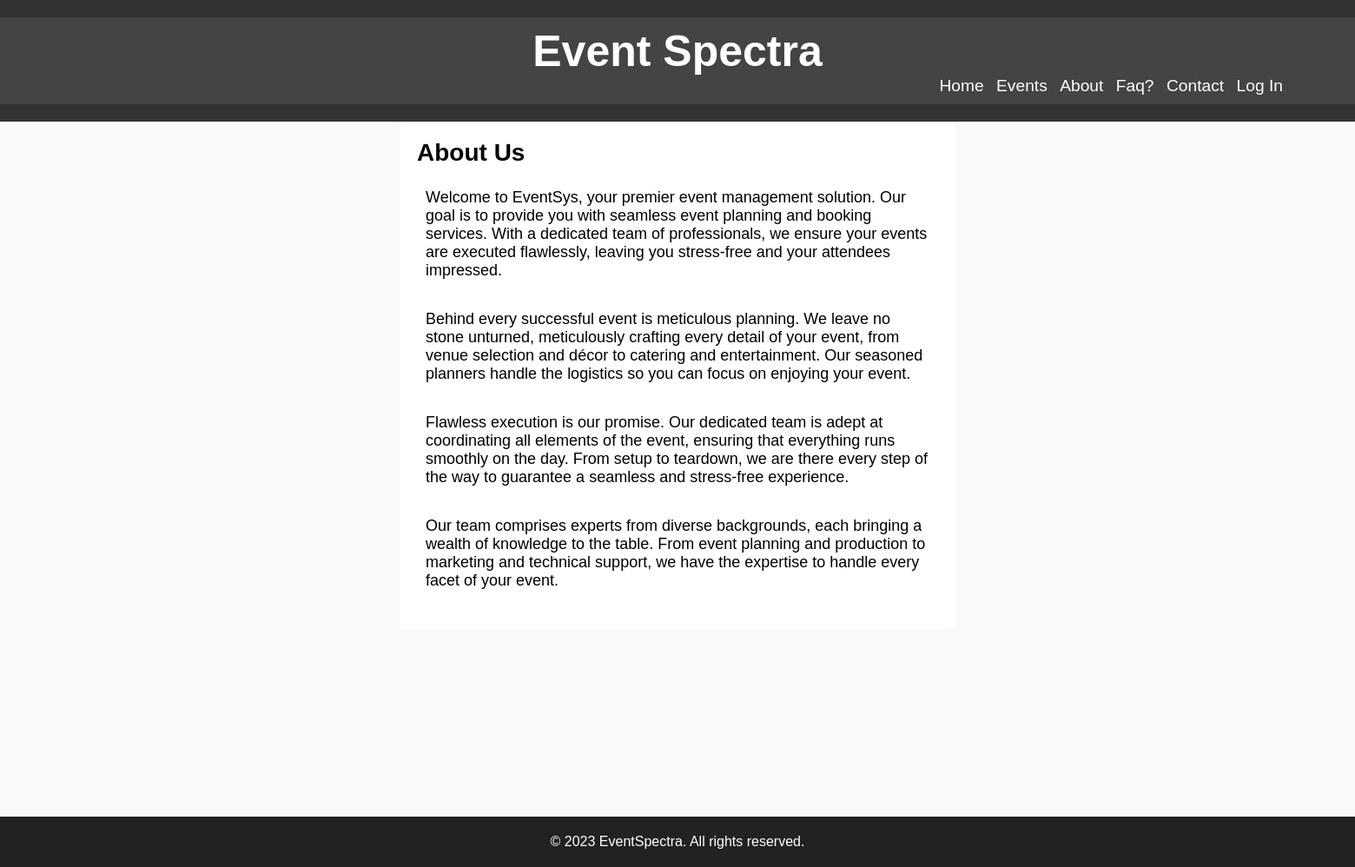
Page /about.php on the committed database.
### tables this page shows
CREATE TABLE `about` (
  `id` int(11) NOT NULL,
  `about` text NOT NULL
);

### about.php (the view, shortened to what this page needs)
<?php session_start();
	include('common/connection.php');
?>
<html>
	<head>
		<link rel="stylesheet" href="css/styles.css">
	</head>
	<body>
		<?php
			include("common/header.php");
		?>
		<div class="about">
			<div class="about-content">
				<h2>About Us</h2>
		<?php
			$query = "select * from about";
			$result = mysqli_query($connect, $query);
			$count=mysqli_num_rows($result);
			if($count>0)
			{
				while($row = mysqli_fetch_assoc($result))
				{
					?>
						<p><?php echo $row['about']?></p>
					<?php
				}
			}
		?>
		</div>
		</div>
		<?php
			include("common/footer.php");
		?>
	</body>
</html>

### css/styles.css (style rules this page uses)
body, h1, h2, p, ul, li { margin: 0; padding: 0; }
body { font-family: Arial, sans-serif; background-color: #f0f0f0; overflow-x:hidden; }
.about { background-color: #f9f9f9; width:100%; height:800px; }
.about-content { width: 600px; margin:auto; text-align: left; padding: 20px; background-color: white; border-radius: 5px; }
.about-content h2 { font-size: 28px; margin-bottom: 15px; }
.about-content p { padding:10px; font-size: 18px; margin-bottom: 15px; }

### rows in the picture
about: about "Welcome to EventSys, your premier event management solution. Our goal is to provide you with seamless event planning and booking services. With a dedicated team of professionals, we ensure your events are executed flawlessly, leaving you stress-free and your attendees impressed."
about: about "Behind every successful event is meticulous planning. We leave no stone unturned, meticulously crafting every detail of your event, from venue selection and décor to catering and entertainment. Our seasoned planners handle the logistics so you can focus on enjoying your event."
about: about "Flawless execution is our promise. Our dedicated team is adept at coordinating all elements of the event, ensuring that everything runs smoothly on the day. From setup to teardown, we are there every step of the way to guarantee a seamless and stress-free experience."
about: about "Our team comprises experts from diverse backgrounds, each bringing a wealth of knowledge to the table. From event planning and production to marketing and technical support, we have the expertise to handle every facet of your event."
